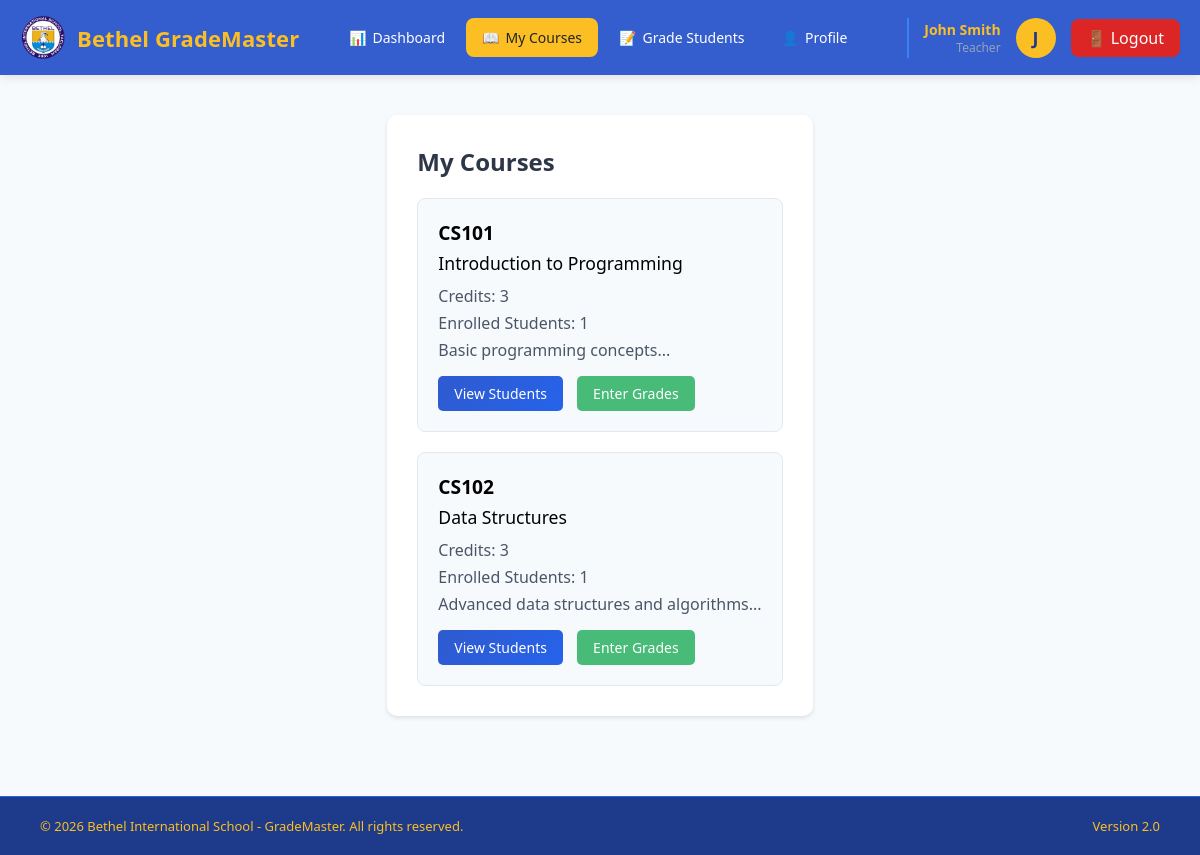
The page /my_courses.php (signed in) on the database its author committed.
### tables this page shows
CREATE TABLE `courses` (
  `id` int(11) NOT NULL,
  `course_code` varchar(20) NOT NULL,
  `course_name` varchar(100) NOT NULL,
  `credits` int(11) NOT NULL,
  `teacher_id` int(11) DEFAULT NULL,
  `description` text DEFAULT NULL
);

### my_courses.php (the view, shortened to what this page needs)
<?php
require_once 'config/database.php';
include 'includes/header.php';
$stmt = $pdo->prepare("SELECT id FROM teachers WHERE user_id = ?");
$stmt->execute([$_SESSION['user_id']]);
$teacher = $stmt->fetch();
$teacher_id = $teacher['id'];
$stmt = $pdo->prepare("
    SELECT c.*,
           COUNT(e.id) as enrolled_students
    FROM courses c
    LEFT JOIN enrollments e ON c.id = e.course_id
    WHERE c.teacher_id = ?
    GROUP BY c.id
    ORDER BY c.course_code
");
$stmt->execute([$teacher_id]);
$courses = $stmt->fetchAll();
?>
<!DOCTYPE html>
<html lang="en">
<head>
</head>
<body>
    <div class="container">
        <div class="card">
            <h2>My Courses</h2>
            <?php if (count($courses) > 0): ?>
                <div class="course-grid">
                    <?php foreach ($courses as $course): ?>
                        <div class="course-card">
                            <div class="course-code"><?php echo htmlspecialchars($course['course_code']); ?></div>
                            <div class="course-name"><?php echo htmlspecialchars($course['course_name']); ?></div>
                            <div class="course-info">Credits: <?php echo $course['credits']; ?></div>
                            <div class="course-info">Enrolled Students: <?php echo $course['enrolled_students']; ?></div>
                            <?php if ($course['description']): ?>
                                <div class="course-info"><?php echo htmlspecialchars(substr($course['description'], 0, 100)) . '...'; ?></div>
                            <?php endif; ?>
                            <div>
                                <a href="view_course_students.php?course_id=<?php echo $course['id']; ?>" class="btn">View Students</a>
                                <a href="grade_students.php?course_id=<?php echo $course['id']; ?>" class="btn btn-grade">Enter Grades</a>
                            </div>
                        </div>
                    <?php endforeach; ?>
                </div>
            <?php else: ?>
                <div class="no-courses">
                    <p>You haven't been assigned any courses yet.</p>
                </div>
            <?php endif; ?>
        </div>
    </div>
</body>
</html>
<?php include 'includes/footer.php'; ?>

### includes/header.php (style rules this page uses)
* { margin: 0; padding: 0; box-sizing: border-box; }
body { font-family: 'Segoe UI', Tahoma, Geneva, Verdana, sans-serif; background: #f0f4f8; min-height: 100vh; display: flex; flex-direction: column; }
.container { max-width: 1400px; margin: 30px auto; padding: 0 20px; flex: 1; }

### my_courses.php (style rules this page uses)
* { margin: 0; padding: 0; box-sizing: border-box; }
body { font-family: 'Segoe UI', Tahoma, Geneva, Verdana, sans-serif; background: #f7fafc; }
.container { max-width: 1200px; margin: 40px auto; padding: 0 20px; }
.card { background: white; border-radius: 10px; box-shadow: 0 2px 4px rgba(0,0,0,0.1); padding: 30px; }
h2 { color: #2d3748; margin-bottom: 20px; }
.course-grid { display: grid; grid-template-columns: repeat(auto-fill, minmax(350px, 1fr)); gap: 20px; margin-top: 20px; }
.course-card { background: #f7fafc; border: 1px solid #e2e8f0; border-radius: 8px; padding: 20px; transition: transform 0.2s, box-shadow 0.2s; }
.course-code { font-size: 1.2em; font-weight: bold; color: linear-gradient(135deg, #305acf 0%, #2563eb 100%); margin-bottom: 5px; }
.course-name { font-size: 1.1em; margin-bottom: 10px; }
.course-info { color: #4a5568; margin-bottom: 5px; }
.btn { display: inline-block; padding: 8px 16px; background: linear-gradient(135deg, #305acf 0%, #2563eb 100%); color: white; text-decoration: none; border-radius: 5px; margin-top: 10px; margin-right: 10px; font-size: 14px; }
.btn-grade { background: #48bb78; }

### rows shown on the page
courses: course_code "CS101", course_name "Introduction to Programming", credits "3", enrolled_students "1", description "Basic programming concepts"
courses: course_code "CS102", course_name "Data Structures", credits "3", enrolled_students "1", description "Advanced data structures and algorithms"

### other values the page prints
$full_name "John Smith"
$role "Teacher"
substr($full_name, 0, 1) "J"
